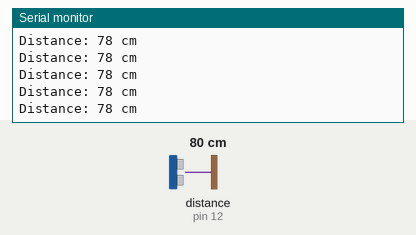
This sketch was run on a simulated Arduino Uno, built with avr-gcc and run on an emulated ATmega328P. Shown: the last lines printed to the serial monitor. Wiring (inferred from the names in the program): ultrasonic range finder: trigger pin 13; echo pin 12. Inputs (shaded band) come from the test bench; at power-on: distance to the obstacle (sensor on pin 12) 80 cm. The echo pulse lasts 58.3 µs per cm.

Above: at 1.2 s.
1.3 s: distance to the obstacle (sensor on pin 12) set to 2 cm
At 1.8 s:
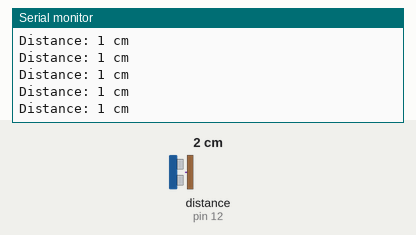
4.3 s: distance to the obstacle (sensor on pin 12) set to 120 cm
At 5.3 s:
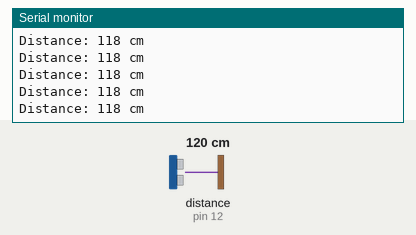
7.3 s: distance to the obstacle (sensor on pin 12) set to 4 cm
At 8.0 s:
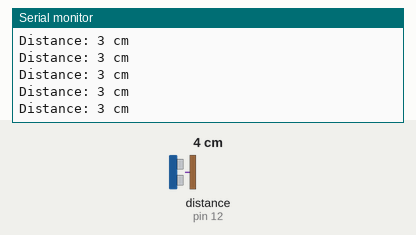
10.3 s: distance to the obstacle (sensor on pin 12) set to 18 cm
At 11.1 s:
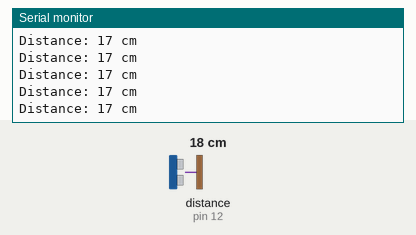
19.3 s: distance to the obstacle (sensor on pin 12) set to 9 cm
At 20.4 s:
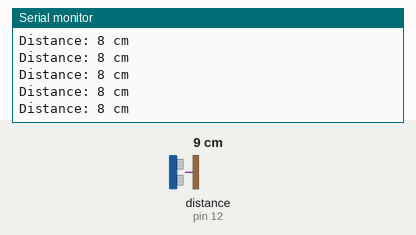
Timing chart, 0 to 22.3 s (numbered marks = the images above; inputs shaded):
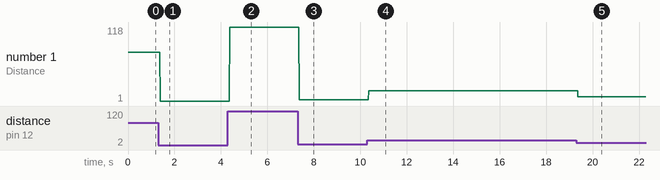

The sketch:

ultrasonic.ino
```cpp
#include <NewPing.h>
#define trig_pin 13
#define echo_pin 12
#define max_dist 200
NewPing sonar(trig_pin, echo_pin, max_dist);
int duration;
int dist;

void buggy_stop (void);

void setup() {
  pinMode(trig_pin, OUTPUT);
  pinMode(echo_pin, INPUT);
  Serial.begin(9600);
}

void loop() {
  digitalWrite(trig_pin, LOW);
  delayMicroseconds(2);

//give a pulse of 10 microseconds
//this will give an 8 cycle sonic burst, which will travel at the speed of sound
  digitalWrite(trig_pin, HIGH);
  delayMicroseconds(10);
  digitalWrite(trig_pin, LOW);

  duration = pulseIn(echo_pin, HIGH);
  dist = duration*0.034/2;

  Serial.print("Distance: ");
  Serial.print(dist);
  Serial.println(" cm");

  if ( dist>=0 && dist<=15 ) {
    buggy_stop;
  }
}

void buggy_stop (void){
  digitalWrite(5, LOW);
  digitalWrite(6, LOW);
  digitalWrite(7, LOW);
  digitalWrite(8, LOW);
}

/*
    frequency = 40KHz
    total pins : gnd, vcc, trigger, echo
        trig and echo - digital i/o
    speed of sound = 340m/s = 0.034cm/us
    let the duration = 't' us
    distance = t*0.034/2 cm

    ultrasonic transmitter and receiver module
    range : 2 cm to 400 cm
    acoustically, soft materials like cloth can be difficult to detect
*/
```

Measured:
- after the input at 1.3 s, the serial monitor: prints a new line after 0.08 s (image 1)
- after the input at 4.3 s, the serial monitor: prints a new line after 0.08 s (image 2)
- after the input at 7.3 s, the serial monitor: prints a new line after 0.07 s (image 3)
- after the input at 10.3 s, the serial monitor: prints a new line after 0.07 s (image 4)
- after the input at 19.3 s, the serial monitor: prints a new line after 0.07 s (image 5)
- plotted number 1: 78 → 1 after the input at 1.3 s, 1 → 118 after the input at 4.3 s, 118 → 3 after the input at 7.3 s, 3 → 17 after the input at 10.3 s, 17 → 8 after the input at 19.3 s
